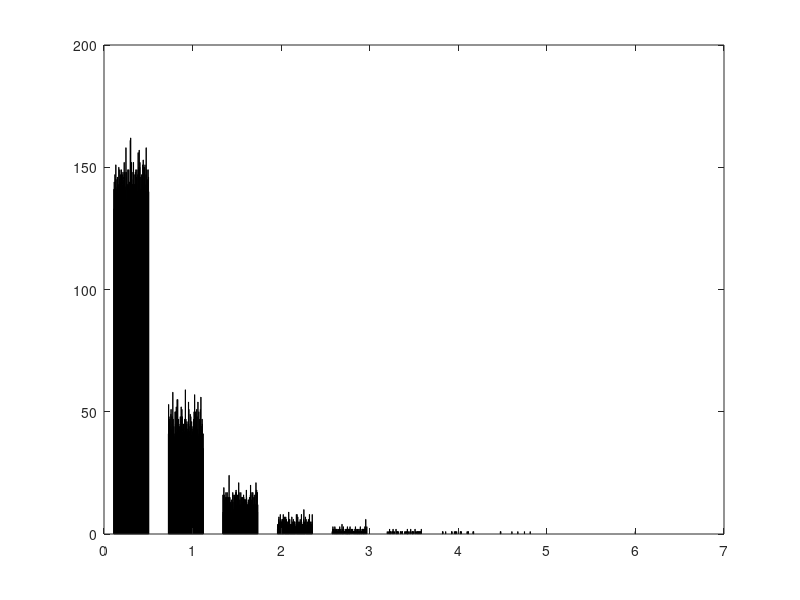

Write the MATLAB code that produced this figure.

for i =1:200
    for j=1:200
        X(i,j)=randn(1);
        Y(i,j)=randn(1);
    end
end
X=X.^2;
Y=Y.^2;
Z=sqrt(X+Y);
Z=0.5*Z;
S=Z.^2;
hist(S)